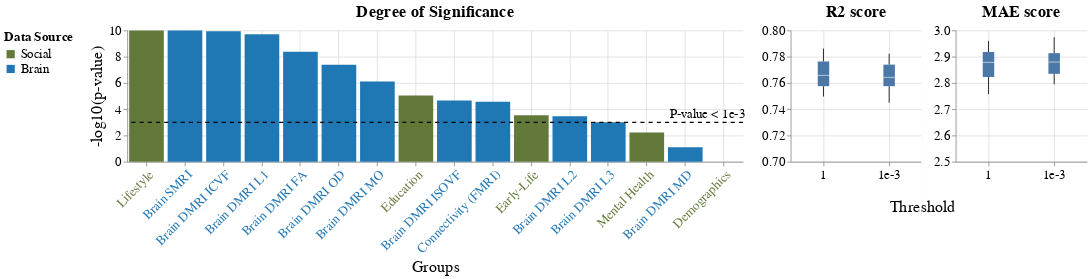

Write notebook code for a chart like this one.
### Code cell
scheme = 'pastel1'
color1 = '#637939'
color2 = '#1f77b4'
map_labls = {'lifestyle': 'Lifestyle',
             'brain_smri_plus': 'Brain SMRI',
             'brain_dmri_icvf': 'Brain DMRI ICVF',
             'brain_dmri_l1': 'Brain DMRI L1',
             'brain_dmri_l2': 'Brain DMRI L2',
             'brain_dmri_l3': 'Brain DMRI L3',
             'brain_dmri_od': 'Brain DMRI OD',
             'brain_dmri_fa': 'Brain DMRI FA',
             'brain_dmri_mo': 'Brain DMRI MO',
             'brain_dmri_md': 'Brain DMRI MD',
             'brain_dmri_isovf': 'Brain DMRI ISOVF',
             'education': 'Education',
             'connectivity': 'Connectivity (FMRI)',
             'earlylife': 'Early-Life',
             'mental_health':'Mental Health',
             'primary_demographics': 'Demographics'
            }

df_sign = pd.read_csv(res_path_fig3 / 'Result_UKBB_age_all_imp_10_outer_2_inner_SIGN.csv')

df_sign['variable'] = df_sign['variable'].map(map_labls)

df_sign = df_sign.sort_values(by=['p_value'])
list_grps = list(df_sign['variable'])

# df = df.drop(columns=['score', 'time', 'group_based', 'importance'])
df_sign['p_value'] = -np.log10(df_sign['p_value'] + 1e-10)

df_sign['p_value'][df_sign['p_value'] < 0] = 0

df_sign['Significant'] = df_sign['p_value'] >= -np.log10(0.001)

fig1 = alt.Chart(df_sign).mark_bar().encode(
y=alt.Y('p_value:Q', axis=alt.Axis(title='-log10(p-value)')),
x=alt.X('variable:N',
        axis=alt.Axis(labelAngle=-45,
                      labelColor=alt.condition('datum.value == \'Lifestyle\' || datum.value == \'Education\' || datum.value == \'Demographics\' || datum.value == \'Early-Life\' || datum.value == \'Mental Health\'',
                                               alt.value(color1),
                                               alt.value(color2))
                     ),
        sort=list_grps,
        title='Groups'),
color=alt.Color('Data Source:N', scale=alt.Scale(range=[color1, color2], domain=['Social', 'Brain'])),
).properties(
    title='Degree of Significance',
    width=750,
    height=160
)

fig = fig1

rule1 = alt.Chart(pd.DataFrame({
'V1': [-np.log10(0.001)],
})).mark_rule(size=1.5, strokeDash=[5, 5]).encode(
y=alt.Y('V1:Q', axis=alt.Axis(tickCount=5)),
color = alt.value('black')
)

text = alt.Chart().mark_text(
    text="P-value < 1e-3",
    dx=-20,
    dy=-10,
    fontSize=16
).encode(
        x=alt.datum('Demographics'),
        y=alt.datum(-np.log10(0.001))
)

fig_sign = fig + rule1 + text

df_perf = pd.read_csv(res_path_fig3 / 'Result_UKBB_age_all_imp_10_outer_2_inner_PERF.csv')

# MAE
df_perf_1 = df_perf[['p_val threshold', 'score_MAE']]
df_perf_1 = df_perf_1.assign(score_MAE=df_perf_1.score_MAE.str.split(",")).explode('score_MAE')

# R2
df_perf_2 = df_perf[['p_val threshold', 'score_R2']]
df_perf_2 = df_perf_2.assign(score_R2=df_perf_2.score_R2.str.split(",")).explode('score_R2')
df_perf_2 = df_perf_2[[col for col in df_perf_2.columns if col != 'p_val threshold']]

df_perf_n = pd.concat([df_perf_1, df_perf_2], axis=1).reset_index(drop=True)
df_perf_n['score_MAE']= df_perf_n['score_MAE'].str.replace('[', '')
df_perf_n['score_MAE']= df_perf_n['score_MAE'].str.replace(']', '')
df_perf_n['score_R2']= df_perf_n['score_R2'].str.replace('[', '')
df_perf_n['score_R2']= df_perf_n['score_R2'].str.replace(']', '')

df_perf_n[['score_MAE', 'score_R2']] = df_perf_n[['score_MAE', 'score_R2']].astype(float)

df_perf_n['p_val threshold'] = df_perf_n['p_val threshold'].map({1: '1', 0.001: '1e-3'})

# R2 scoreaa
perf_bars_R2 = alt.Chart(
    df_perf_n
).mark_boxplot(extent='min-max'
).encode(
    x=alt.Y('p_val threshold:N', title=None, axis=alt.Axis(labelAngle=0)),
    y=alt.X('score_R2:Q', title=None, scale=alt.Scale(domain=(0.7, 0.8))),
).properties(
    title='R2 score',
    height=160,
    width=160
)

# Breaking line
line = alt.Chart(pd.DataFrame({'x': [0]})).mark_rule(color='white', size=2).encode(
    x=alt.X('x:Q', title='Threshold', axis=alt.Axis(labels=False, tickSize=0)),
).properties(height=200, width=0.1)

# MAE score
perf_bars_MAE = alt.Chart(
    df_perf_n
).mark_boxplot(extent='min-max'
).encode(
    x=alt.Y('p_val threshold:N', title=None, axis=alt.Axis(labelAngle=0)),
    y=alt.X('score_MAE:Q', title=None, scale=alt.Scale(domain=(2.5, 3.0))),
).properties(
    title='MAE score',
    height=160,
    width=160
)

perf_bars = alt.hconcat(perf_bars_R2, line, perf_bars_MAE, spacing=-100)

final_fig = alt.hconcat(fig_sign, perf_bars)
# final_fig = final_fig.properties(legend=custom_legend)

my_font = 'Helvetica'
final_fig = final_fig.configure_axis(
    grid=True, 
    titleFont='Helvetica',
    titleFontWeight='normal',
    labelFont='Helvetica',
    labelFontSize=16,
    titleFontSize=20,
    labelLimit=0
).configure_legend(
    titleFontSize=16,
    labelFontSize=16,
    orient='left'
).configure_header(
    titleFont='Helvetica',
    titleFontWeight='normal',
    labelFont='Helvetica',
    titleFontSize=20,
    labelFontSize=16
).configure_title(
    font=my_font,
    fontSize=20
).configure_view(
    strokeWidth=0
)

# final_fig.save('figure_3_grps.svg')
final_fig

### Figure 1 — Vega-Lite specification as saved in the notebook (floating-point values rounded to 4 significant figures)
{"config": {"view": {"continuousWidth": 300, "continuousHeight": 300, "strokeWidth": 0}, "axis": {"grid": true, "labelFont": "Helvetica", "labelFontSize": 16, "labelLimit": 0, "titleFont": "Helvetica", "titleFontSize": 20, "titleFontWeight": "normal"}, "header": {"labelFont": "Helvetica", "labelFontSize": 16, "titleFont": "Helvetica", "titleFontSize": 20, "titleFontWeight": "normal"}, "legend": {"labelFontSize": 16, "orient": "left", "titleFontSize": 16}, "title": {"font": "Helvetica", "fontSize": 20}}, "hconcat": [{"layer": [{"data": {"name": "data-554242e58a82e3ed35f0035db91f7f17"}, "mark": {"type": "bar"}, "encoding": {"color": {"field": "Data Source", "scale": {"domain": ["Social", "Brain"], "range": ["#637939", "#1f77b4"]}, "type": "nominal"}, "x": {"axis": {"labelAngle": -45, "labelColor": {"condition": {"test": "datum.value == 'Lifestyle' || datum.value == 'Education' || datum.value == 'Demographics' || datum.value == 'Early-Life' || datum.value == 'Mental Health'", "value": "#637939"}, "value": "#1f77b4"}}, "field": "variable", "sort": ["Lifestyle", "Brain SMRI", "Brain DMRI ICVF", "Brain DMRI L1", "Brain DMRI FA", "Brain DMRI OD", "Brain DMRI MO", "Education", "Brain DMRI ISOVF", "Connectivity (FMRI)", "Early-Life", "Brain DMRI L2", "Brain DMRI L3", "Mental Health", "Brain DMRI MD", "Demographics"], "title": "Groups", "type": "nominal"}, "y": {"axis": {"title": "-log10(p-value)"}, "field": "p_value", "type": "quantitative"}}, "title": "Degree of Significance"}, {"data": {"name": "data-37d3693de809e292c49344306d24103f"}, "mark": {"type": "rule", "size": 1.5, "strokeDash": [5, 5]}, "encoding": {"color": {"value": "black"}, "y": {"axis": {"tickCount": 5}, "field": "V1", "type": "quantitative"}}}, {"data": {"name": "empty"}, "mark": {"type": "text", "dx": -20, "dy": -10, "fontSize": 16, "text": "P-value < 1e-3"}, "encoding": {"x": {"datum": "Demographics"}, "y": {"datum": 3.0}}}], "height": 160, "width": 750}, {"hconcat": [{"data": {"name": "data-4a04d16681dc1a7011b1f7a1175096b4"}, "mark": {"type": "boxplot", "extent": "min-max"}, "encoding": {"x": {"axis": {"labelAngle": 0}, "field": "p_val threshold", "title": null, "type": "nominal"}, "y": {"field": "score_R2", "scale": {"domain": [0.7, 0.8]}, "title": null, "type": "quantitative"}}, "height": 160, "title": "R2 score", "width": 160}, {"data": {"name": "data-9c00aa9dc2b1c1a0b4bf9b34ead12925"}, "mark": {"type": "rule", "color": "white", "size": 2}, "encoding": {"x": {"axis": {"labels": false, "tickSize": 0}, "field": "x", "title": "Threshold", "type": "quantitative"}}, "height": 200, "width": 0.1}, {"data": {"name": "data-4a04d16681dc1a7011b1f7a1175096b4"}, "mark": {"type": "boxplot", "extent": "min-max"}, "encoding": {"x": {"axis": {"labelAngle": 0}, "field": "p_val threshold", "title": null, "type": "nominal"}, "y": {"field": "score_MAE", "scale": {"domain": [2.5, 3.0]}, "title": null, "type": "quantitative"}}, "height": 160, "title": "MAE score", "width": 160}], "spacing": -100}], "$schema": "https://vega.github.io/schema/vega-lite/v5.8.0.json", "datasets": {"data-554242e58a82e3ed35f0035db91f7f17": [{"variable": "Lifestyle", "p_value": 10.0, "Data Source": "Social", "Significant": true}, {"variable": "Brain SMRI", "p_value": 10.0, "Data Source": "Brain", "Significant": true}, {"variable": "Brain DMRI ICVF", "p_value": 9.925, "Data Source": "Brain", "Significant": true}, {"variable": "Brain DMRI L1", "p_value": 9.713, "Data Source": "Brain", "Significant": true}, {"variable": "Brain DMRI FA", "p_value": 8.375, "Data Source": "Brain", "Significant": true}, {"variable": "Brain DMRI OD", "p_value": 7.385, "Data Source": "Brain", "Significant": true}, {"variable": "Brain DMRI MO", "p_value": 6.102, "Data Source": "Brain", "Significant": true}, {"variable": "Education", "p_value": 5.045, "Data Source": "Social", "Significant": true}, {"variable": "Brain DMRI ISOVF", "p_value": 4.653, "Data Source": "Brain", "Significant": true}, {"variable": "Connectivity (FMRI)", "p_value": 4.558, "Data Source": "Brain", "Significant": true}, {"variable": "Early-Life", "p_value": 3.541, "Data Source": "Social", "Significant": true}, {"variable": "Brain DMRI L2", "p_value": 3.467, "Data Source": "Brain", "Significant": true}, {"variable": "Brain DMRI L3", "p_value": 3.002, "Data Source": "Brain", "Significant": true}, {"variable": "Mental Health", "p_value": 2.234, "Data Source": "Social", "Significant": false}, {"variable": "Brain DMRI MD", "p_value": 1.111, "Data Source": "Brain", "Significant": false}, {"variable": "Demographics", "p_value": 0.0, "Data Source": "Social", "Significant": false}], "data-37d3693de809e292c49344306d24103f": [{"V1": 3.0}], "empty": [{}], "data-4a04d16681dc1a7011b1f7a1175096b4": [{"p_val threshold": "1", "score_MAE": 2.788, "score_R2": 0.7824}, {"p_val threshold": "1", "score_MAE": 2.941, "score_R2": 0.7496}, {"p_val threshold": "1", "score_MAE": 2.892, "score_R2": 0.7676}, {"p_val threshold": "1", "score_MAE": 2.96, "score_R2": 0.7681}, {"p_val threshold": "1", "score_MAE": 2.919, "score_R2": 0.7506}, {"p_val threshold": "1", "score_MAE": 2.757, "score_R2": 0.7861}, {"p_val threshold": "1", "score_MAE": 2.865, "score_R2": 0.764}, {"p_val threshold": "1", "score_MAE": 2.915, "score_R2": 0.7604}, {"p_val threshold": "1", "score_MAE": 2.83, "score_R2": 0.7566}, {"p_val threshold": "1", "score_MAE": 2.82, "score_R2": 0.7791}, {"p_val threshold": "1e-3", "score_MAE": 2.81, "score_R2": 0.7777}, {"p_val threshold": "1e-3", "score_MAE": 2.974, "score_R2": 0.745}, {"p_val threshold": "1e-3", "score_MAE": 2.893, "score_R2": 0.7662}, {"p_val threshold": "1e-3", "score_MAE": 2.964, "score_R2": 0.7668}, {"p_val threshold": "1e-3", "score_MAE": 2.914, "score_R2": 0.752}, {"p_val threshold": "1e-3", "score_MAE": 2.795, "score_R2": 0.7822}, {"p_val threshold": "1e-3", "score_MAE": 2.866, "score_R2": 0.7623}, {"p_val threshold": "1e-3", "score_MAE": 2.912, "score_R2": 0.7601}, {"p_val threshold": "1e-3", "score_MAE": 2.845, "score_R2": 0.7567}, {"p_val threshold": "1e-3", "score_MAE": 2.831, "score_R2": 0.7763}], "data-9c00aa9dc2b1c1a0b4bf9b34ead12925": [{"x": 0}]}}
